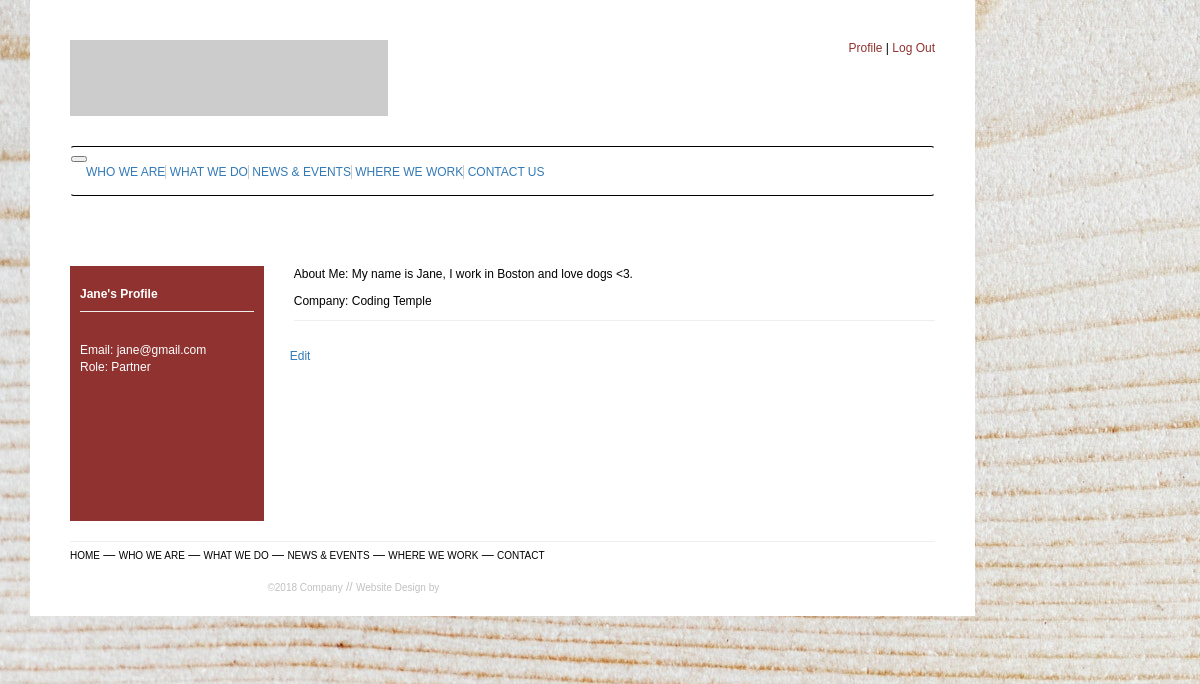
The app's page /profile (signed in) with its own data.
### app/models.py (models this page shows, shortened)
class User(UserMixin, db.Model):
    id = db.Column(db.Integer, primary_key=True)
    first_name = db.Column(db.String(50))
    last_name = db.Column(db.String(50))
    email = db.Column(db.String(100), unique=True, index=True)
    role_id = db.Column(db.Integer, nullable=False)
    password_hash = db.Column(db.String(256))
    bio = db.Column(db.String(140))
    company_name = db.Column(db.String(100))

class Role(db.Model):
    id = db.Column(db.Integer, primary_key=True)
    name = db.Column(db.String(20), unique=True, index=True)

### app/routes.py (the view)
@app.route('/profile')
@login_required
def profile():
    role = Role.query.get(current_user.role_id)
    return render_template('profile.html', role=role.name)

### app/models.py (called while the page is built)
@login.user_loader
def load_user(id):
    return User.query.get(int(id))

### app/templates/profile.html (shortened to what this page needs)
{% extends 'base.html' %}
{% import 'bootstrap/wtf.html' as wtf %}
{% block app_content %}
  <div class="row">
    <div class="col-md-3 col-sm-12">
      <aside>
        <div class="aside-container">
          <p><strong>{{ current_user.first_name }}'s Profile</strong></p>
          <hr>
          <p class="white-color">Email: {{ current_user.email }}<br>
          Role: {{ role }}</p>
        </div>
      </aside>
    </div>
    <div class="col-md-9 col-sm-12">
      <div class="article-container">
        <p>About Me: {{ current_user.bio }}</p>
        <p>Company: {{ current_user.company_name }}</p>
        <hr>
        <div class="row">
          <div class="col-md">
            <a role="button" class="btn btn-outline-info btn-sm" href="{{ url_for('edit_profile') }}">Edit</a>
          </div>
        </div>
      </div>
    </div>
  </div>
{% endblock %}

### app/static/css/main.css (style rules this page uses)
body { font-family: Verdana, Arial, Helvetica, sans-serif; font-size: 12px; color: black; background-image: url("/static/img/abstract-art-backdrop-926985.jpg"); background-repeat: no-repeat; background-attachment: fixed; overflow-x: hidden; }
.news-feed-container, .aside-container { width: 100%; background-color: #903330; margin-top: 30px; color: white; padding: 10px; min-height: 255px; }
.news-feed-container > p, .aside-container > p { padding-top: 10px; margin-bottom: 8px; }
.news-feed-container > p + hr, .aside-container > p + hr { margin-top: 5px; background: white; }
.white-color { color: white; }
.article-container, .paragraph-title, .contact-container { margin-top: 30px; }
.article-container > p + p + hr { margin-top: 5px; background: black; }

### records on screen
User: first_name "Jane", email "jane@gmail.com", bio "My name is Jane, I work in Boston and love dogs <3.", company_name "Coding Temple"
Role: name "Partner"
